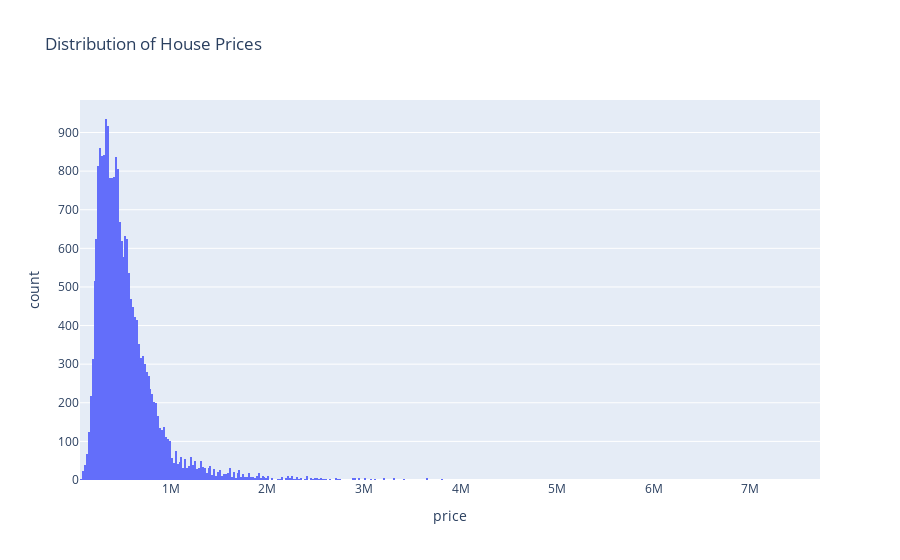

Notebook code cell kept with this figure:
### Code cell
px.histogram(df, x='price', title='Distribution of House Prices')

### Figure 1 — Plotly figure (JSON) as saved in the notebook; plotly's stock layout.template omitted (floating-point values rounded to 4 significant figures; data arrays with more than 128 entries replaced by an {"elided": "..."} marker saying what was removed)
{"data": [{"bingroup": "x", "hovertemplate": "price=%{x}<br>count=%{y}<extra></extra>", "legendgroup": "", "marker": {"color": "#636efa", "pattern": {"shape": ""}}, "name": "", "orientation": "v", "showlegend": false, "type": "histogram", "x": {"elided": "21613 float values"}, "xaxis": "x", "yaxis": "y"}], "layout": {"barmode": "relative", "legend": {"tracegroupgap": 0}, "title": {"text": "Distribution of House Prices"}, "xaxis": {"anchor": "y", "domain": [0, 1], "title": {"text": "price"}}, "yaxis": {"anchor": "x", "domain": [0, 1], "title": {"text": "count"}}}}
